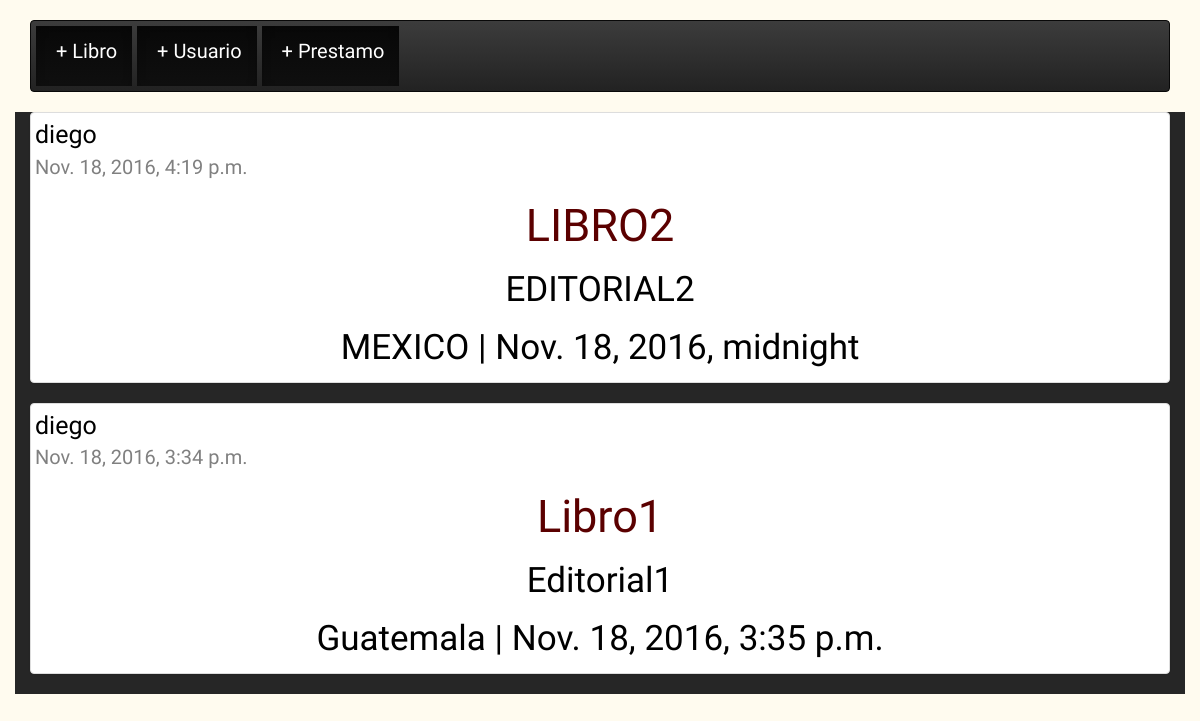
Before: / (signed in) with the older database file.
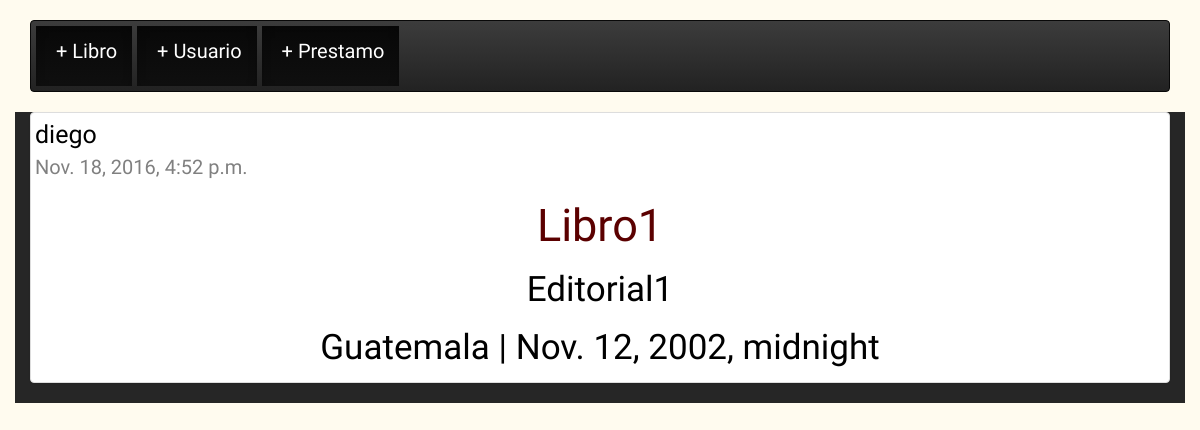
After: the same page with the newer database file.
### exfinal/models.py (models this page shows, shortened)
class Libros(models.Model):
    user = models.ForeignKey('auth.User')
    ISBN = models.CharField(max_length = 13)
    titulo = models.CharField(max_length=200)
    Autor =models.CharField(max_length=200)
    Editorial = models.CharField(max_length=200)
    Pais = models.CharField(max_length=200)
    Anio = models.DateTimeField(auto_now=False, auto_now_add=False)
    created_date = models.DateTimeField(
            default=timezone.now)

### exfinal/views.py (the view)
# urls.py: url(r'^$', post_views.lista, name ="lista"),
def lista(request):
    queryset = Libros.objects.all().order_by("-created_date")
    if request.user.is_authenticated():
        context = {
            "object_list": queryset,
        }
    else:
        context = {
            "title": "Inicie sesion para ver la lista de articulos"
        }
    return render(request,"index.html",context)

### exfinal/templates/index.html (shortened to what this page needs)
{% extends "base.html"%}
{% block content%}
<head>
</head>
  <body style="background-color:#fffbef">
        <nav class="navbar navbar-inverse" role="navigation">{% csrf_token %}
          <ul class="nav navbar-nav"  style="padding-left:5px">
              <li class="active" style="padding-right:5px;padding-top:5px;padding-bottom:5px"><a href="http://127.0.0.1:8000/nuevo/"><p style="color:white;text-align:right" id="cont">&nbsp;+ Libro</p></a></li>
              <li class="active " style="padding-right:5px;padding-top:5px;padding-bottom:5px" ><a href="http://127.0.0.1:8000/usuario/"><p style="color:white;text-align:right" id="cont">&nbsp;+ Usuario</p></a></li>
              <li class="active " style="padding-top:5px;padding-bottom:5px" ><a href="http://127.0.0.1:8000/prestamo/"><p style="color:white;text-align:right" id="cont">&nbsp;+ Prestamo</p></a></li>
          </ul>
      </nav>
<div class='col-sm-16 col-sm-offset-1.5' style="background-color:#000000">
    {% for obj in object_list %}
<div class="row" style="background-color:#262626">
  <div class="col-sm-12" >
    <div class="thumbnail">
        <small id='usr' style="color:black; font-size:25">{{obj.user}}  <p id='usr' style="align:right;font-size:20px; color:gray">{{obj.created_date}}</p></small>
          <h2 id='cont' style="font-size:45px; color:#5b0000" >{{obj.titulo}}</h2>
          <h2 id='cont' style="font-size:35px" > {{obj.Editorial}}  </h2>
         <h2 id='cont' style="font-size:35px" >{{obj.Pais}} | {{obj.Anio}} </h2>
      </div>
    </div>
  </div>
    {% endfor %}
</div>
</body>
{% endblock content%}

### exfinal/templates/base.html (shortened to what this page needs)
{% load staticfiles %}
<html>
        <head>
            <link rel='stylesheet' href="{% static 'css/base.css' %}"/>
            <link rel='stylesheet' href="{% static 'css/bootstrap-social.css' %}"/>
            <link rel="stylesheet" href="https://maxcdn.bootstrapcdn.com/bootstrap/3.3.7/css/bootstrap.min.css">
            <link rel="stylesheet" href="https://maxcdn.bootstrapcdn.com/bootstrap/3.3.7/css/bootstrap-theme.min.css">
        </head><br>
    <body>
            <div class ='container'>
            {% block content%}
            {% endblock content%}
            </div>
    </body>
</html>

### exfinal/static/css/base.css (style rules this page uses)
#usr { font-family: 'Ceviche One', cursive; font-size: 30px; color:#6d0000; }
#cont { text-align: center; font-family: 'Marcellus SC', serif; font-size: 20px; color: black; }

Changed rows visible on the page:
removed Libros: user "diego", created_date "Nov. 18, 2016, 4:19 p.m.", titulo "LIBRO2", Editorial "EDITORIAL2", Pais "MEXICO", Anio "Nov. 18, 2016, midnight"
changed Libros "Libro1": created_date "Nov. 18, 2016, 3:34 p.m." → "Nov. 18, 2016, 4:52 p.m."; Anio "Nov. 18, 2016, 3:35 p.m." → "Nov. 12, 2002, midnight"
